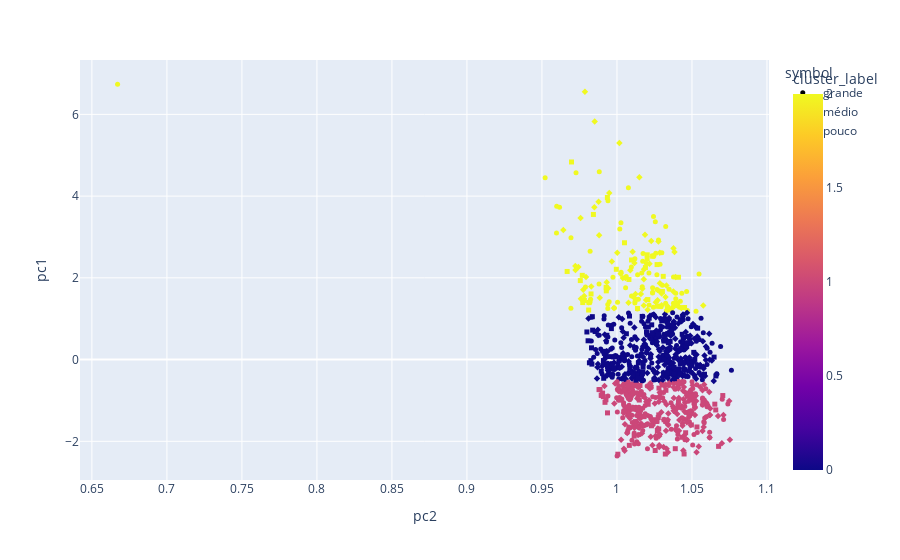

Notebook code for this chart:
### Code cell
fig = px.scatter(df, y="pc1", x="pc2", color="cluster_label", symbol="symbol")
fig.update_traces(marker_size=5)
fig.show()

### Figure 1 — Plotly figure (JSON) as saved in the notebook; plotly's stock layout.template omitted (floating-point values rounded to 4 significant figures; data arrays with more than 128 entries replaced by an {"elided": "..."} marker saying what was removed)
{"data": [{"hovertemplate": "symbol=grande<br>pc2=%{x}<br>pc1=%{y}<br>cluster_label=%{marker.color}<extra></extra>", "legendgroup": "grande", "marker": {"color": {"elided": "420 int values"}, "coloraxis": "coloraxis", "size": 5, "symbol": "circle"}, "mode": "markers", "name": "grande", "orientation": "v", "showlegend": true, "type": "scatter", "x": {"elided": "420 float values"}, "xaxis": "x", "y": {"elided": "420 float values"}, "yaxis": "y"}, {"hovertemplate": "symbol=médio<br>pc2=%{x}<br>pc1=%{y}<br>cluster_label=%{marker.color}<extra></extra>", "legendgroup": "médio", "marker": {"color": {"elided": "405 int values"}, "coloraxis": "coloraxis", "size": 5, "symbol": "diamond"}, "mode": "markers", "name": "médio", "orientation": "v", "showlegend": true, "type": "scatter", "x": {"elided": "405 float values"}, "xaxis": "x", "y": {"elided": "405 float values"}, "yaxis": "y"}, {"hovertemplate": "symbol=pouco<br>pc2=%{x}<br>pc1=%{y}<br>cluster_label=%{marker.color}<extra></extra>", "legendgroup": "pouco", "marker": {"color": {"elided": "175 int values"}, "coloraxis": "coloraxis", "size": 5, "symbol": "square"}, "mode": "markers", "name": "pouco", "orientation": "v", "showlegend": true, "type": "scatter", "x": {"elided": "175 float values"}, "xaxis": "x", "y": {"elided": "175 float values"}, "yaxis": "y"}], "layout": {"coloraxis": {"colorbar": {"title": {"text": "cluster_label"}}, "colorscale": [[0, "#0d0887"], [0.1111, "#46039f"], [0.2222, "#7201a8"], [0.3333, "#9c179e"], [0.4444, "#bd3786"], [0.5556, "#d8576b"], [0.6667, "#ed7953"], [0.7778, "#fb9f3a"], [0.8889, "#fdca26"], [1, "#f0f921"]]}, "legend": {"title": {"text": "symbol"}, "tracegroupgap": 0}, "margin": {"t": 60}, "xaxis": {"anchor": "y", "domain": [0, 1], "title": {"text": "pc2"}}, "yaxis": {"anchor": "x", "domain": [0, 1], "title": {"text": "pc1"}}}}
